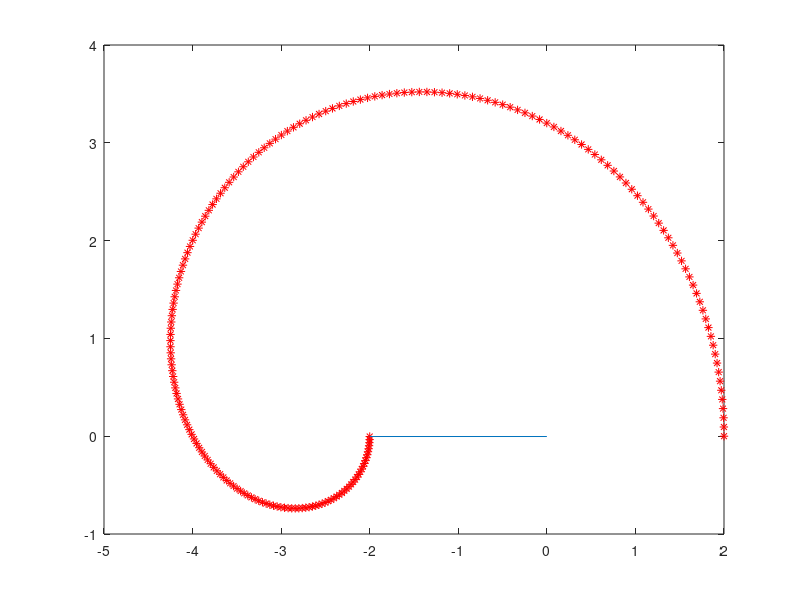

Source code (MATLAB): (Note: this script raises an error after producing the figure.)
clear all
close all

l1 = 2;
l2 = 2;
l3 = 2;

t = 1;



figure(1)

%% generate benchmark data 
for i = 0:0.0157:pi;
   
theta1 = i;
theta2 = i;
%% theta1+theta2+theta3=pi
theta3 = pi-2*i;

theta_total(t)=theta1+theta2+theta3;

px(t) = l1*cos(theta1)+l2*cos(theta2+theta1)+l3*cos(theta3+theta2+theta1);
py(t) = l1*sin(theta1)+l2*sin(theta2+theta1)+l3*sin(theta3+theta2+theta1);

l1x(t) = l1*cos(theta1);
l1y(t) = l1*sin(theta1);

l2x(t) = l1*cos(theta1)+l2*cos(theta2+theta1);
l2y(t) = l1*sin(theta1)+l2*sin(theta2+theta1);

l3x(t) = l1*cos(theta1)+l2*cos(theta2+theta1)+l3*cos(theta3+theta2+theta1);   
l3y(t) = l1*sin(theta1)+l2*sin(theta2+theta1)+l3*sin(theta3+theta2+theta1);

plot(px,py,'r*')

line([l2x(t); l3x(t)],[l2y(t); l3y(t)]);
drawnow;
t = t+1;
    
end

%%

figure(2)
for i=1:t-1
    
[theta1, theta2, theta3]=IK_analytical_func(px(i), py(i),theta_total(i),l1,l2,l3);    

%%forward kinematics to compute the locations of the links for display
pxe(i) = l1*cos(theta1)+l2*cos(theta2+theta1)+l3*cos(theta3+theta2+theta1);
pye(i) = l1*sin(theta1)+l2*sin(theta2+theta1)+l3*sin(theta3+theta2+theta1);
    
l1x(i) =   l1*cos(theta1);
l1y(i) =   l1*sin(theta1);

l2x(i) =   l1*cos(theta1)+l2*cos(theta2+theta1);
l2y(i) =   l1*sin(theta1)+l2*sin(theta2+theta1);

l3x(i) =  l1*cos(theta1)+l2*cos(theta2+theta1)+l3*cos(theta3+theta2+theta1);   
l3y(i) =  l1*sin(theta1)+l2*sin(theta2+theta1)+l3*sin(theta3+theta2+theta1);

plot(pxe,pye,'b*')
line([0 l1x(i)],[0 l1y(i)],'LineWidth',4,'Color',[1 0 0])
line([l1x(i); l2x(i)],[l1y(i); l2y(i)],'LineWidth',4,'Color',[0 1 0])
line([l2x(i); l3x(i)],[l2y(i); l3y(i)],'LineWidth',4,'Color',[0 0 1])
drawnow;
pause(0.01);
    
end

%%



%%Jacobian based inverse kinematics, the current joint angles,theta1,theta2,theta3 need to be known

theta1 = 0.01;
theta2 = 0.01;
theta3 = 0.01;
%try different theta3 value to make the IK work better


pxk = l1*cos(theta1)+l2*cos(theta2+theta1)+l3*cos(theta3+theta2+theta1);
pyk = l1*sin(theta1)+l2*sin(theta2+theta1)+l3*sin(theta3+theta2+theta1);
theta_totalk=theta1+theta2+theta3;

figure(3)

for i=1:t-1
    
    
[theta1,theta2,theta3]=IK_Jacobian_func(px(i),py(i),pxk,pyk,theta_total(i),theta_totalk,theta1,theta2,theta3,l1,l2,l3);

%%updating theta_total for Jacobian matrix
theta_totalk=theta1+theta2+theta3;

%%forward kinematics to updating the locations of links for Jacobian matrix
pxk = l1*cos(theta1)+l2*cos(theta2+theta1)+l3*cos(theta3+theta2+theta1);
pyk = l1*sin(theta1)+l2*sin(theta2+theta1)+l3*sin(theta3+theta2+theta1);

pxj(i)=pxk;
pyj(i)=pyk;

l1x(i) =   l1*cos(theta1);
l1y(i) =   l1*sin(theta1);

l2x(i) =   l1*cos(theta1)+l2*cos(theta2+theta1);
l2y(i) =   l1*sin(theta1)+l2*sin(theta2+theta1);

l3x(i) =  l1*cos(theta1)+l2*cos(theta2+theta1)+l3*cos(theta3+theta2+theta1);   
l3y(i) =  l1*sin(theta1)+l2*sin(theta2+theta1)+l3*sin(theta3+theta2+theta1);

plot(pxj,pyj,'g*')
line([0 l1x(i)],[0 l1y(i)],'LineWidth',4,'Color',[1 0 0])
line([l1x(i); l2x(i)],[l1y(i); l2y(i)],'LineWidth',4,'Color',[0 1 0])
line([l2x(i); l3x(i)],[l2y(i); l3y(i)],'LineWidth',4,'Color',[0 0 1])
drawnow;
pause(0.01);

end



%error for the analytical inverse kinematics
errorx=px-pxe;
errory=py-pye;


%error for Jacobian based inverse kinematics
errorxj=px-pxj;
erroryj=py-pyj;



figure(4)
plot(px,py,'r*')
hold on
plot(pxe,pye,'b.')
plot(pxj,pyj,'g.')
title('trajectory','FontSize',14)

figure(5)
plot(errorx,'b-')
hold on
plot(errory,'r-')
title('Error from analytical IK','FontSize',14)


figure(6)
plot(errorxj,'b-')
hold on
plot(erroryj,'r-')
title('Error from Jacobian fullrank IK','FontSize',14)

